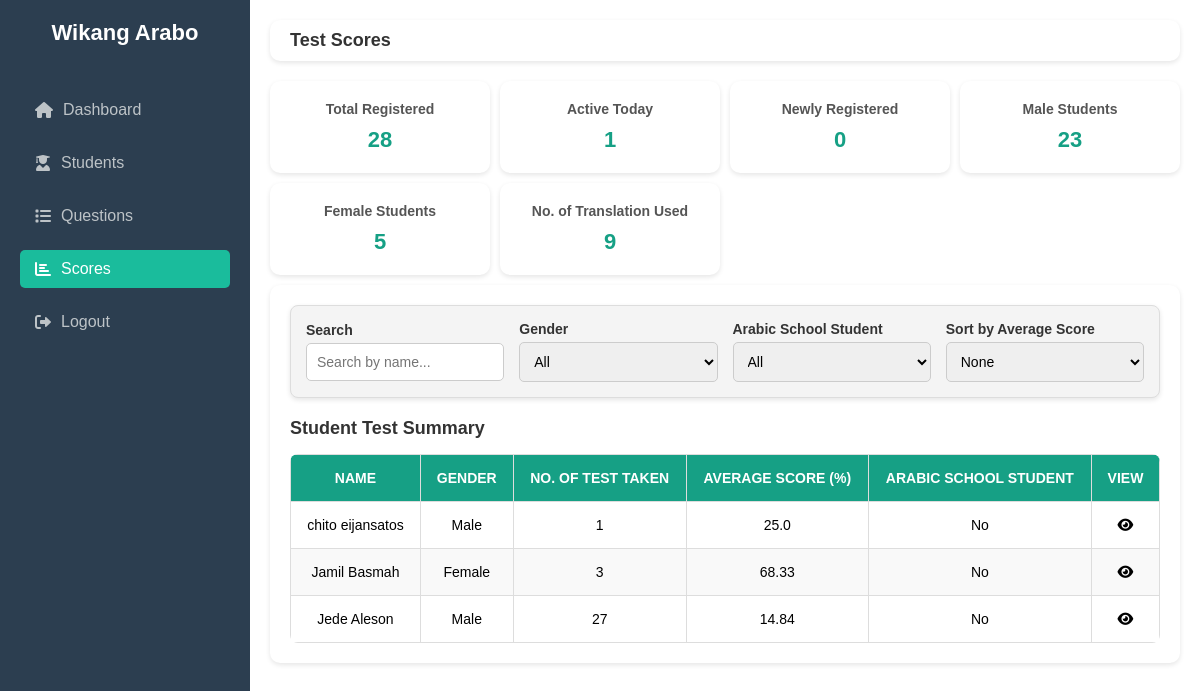
Screenshot of /adminscore (signed in) with the database file from the repository.
### tagarab_translate/models.py (models this page shows, shortened)
class UserProfile(models.Model):
    user = models.OneToOneField(User, on_delete=models.CASCADE)
    first_name = models.CharField(max_length=255, null=True, blank=True)
    middle_name = models.CharField(max_length=255, blank=True, null=True)
    last_name = models.CharField(max_length=255, null=True, blank=True)
    home_address = models.CharField(max_length=255, null=True, blank=True)
    birth_day = models.IntegerField(blank=True, null=True)
    birth_month = models.IntegerField(blank=True, null=True)
    birth_year = models.IntegerField(blank=True, null=True)
    gender = models.CharField(max_length=10, choices=[('male', 'Male'), ('female', 'Female'), ('other', 'Other')], null=True, blank=True)
    is_student = models.BooleanField(default=False, null=True, blank=True)
    has_logged_in = models.BooleanField(default=False, null=True, blank=True)

### tagarab_translate/views.py (the view)
# urls.py: path('adminscore', views.admin_score, name= 'adminscore'),
@admin_required
def admin_score(request):
    start_of_today = timezone.now().replace(hour=0, minute=0, second=0, microsecond=0)
    recent_users = UserProfile.objects.filter(user__is_superuser=False).order_by("-user__date_joined")
    total_registered = UserProfile.objects.filter(user__is_superuser=False).count()
    active_today = UserProfile.objects.filter(
        user__last_login__gte=start_of_today,
        user__is_superuser=False
    ).count()
    newly_registered = UserProfile.objects.filter(
        user__date_joined__gte=timezone.now() - timedelta(hours=24),
        user__is_superuser=False
    ).count()
    male_students = UserProfile.objects.filter(gender="male", user__is_superuser=False).count()
    female_students = UserProfile.objects.filter(gender="female", user__is_superuser=False).count()
    total_translations = TranslationHistory.objects.count()
    users_with_assessments = UserProfile.objects.filter(
        user__is_superuser=False,
        user__assessment_attempts__isnull=False
    ).select_related('user').prefetch_related('user__assessment_attempts').distinct().order_by(
        'user__first_name', 'user__last_name'
    )
    for user in users_with_assessments:
        assessments = user.user.assessment_attempts.all()
        user.assessments = assessments
        user.total_attempts = assessments.count()
        if user.total_attempts > 0:
            total_score = sum([assessment.score for assessment in assessments])
            total_questions = sum([assessment.total_questions for assessment in assessments])
            user.average_score = round(total_score / total_questions * 100, 2) if total_questions > 0 else 0
        else:
            user.average_score = 0
    users_with_assessments = sorted(
        users_with_assessments,
        key=lambda u: (u.user.first_name.lower(), u.user.last_name.lower())
    )
    context = {
        'users_with_assessments': users_with_assessments,
        "total_registered": total_registered,
        "active_today": active_today,
        "newly_registered": newly_registered,
        "male_students": male_students,
        "female_students": female_students,
        "total_translations": total_translations,
        "recent_users": recent_users,
    }
    return render(request, 'admin/admin_score.html', context)

### templates/admin/admin_score.html (shortened to what this page needs)
{% load static %}
<!DOCTYPE html>
<html lang="en">
<head>
  <link rel="stylesheet" href="https://cdnjs.cloudflare.com/ajax/libs/font-awesome/6.0.0-beta3/css/all.min.css">
  <link rel="stylesheet" href="{% static 'css/admin/admin_student.css' %}">
</head>
<body>
  <aside class="sidebar">
    <div class="brand">Wikang Arabo</div>
    <ul>
      <li><a href="{% url 'admindashboard' %}" ><i class="fas fa-home"></i> Dashboard</a></li>
      <li><a href="{% url 'adminstudent' %}"    >   <i class="fas fa-user-graduate"></i> Students</a></li>
      <li><a href="{% url 'add_questions' %}" ><i class="fas fa-list"></i> Questions</a> </li>
      <li><a href="{% url 'adminscore' %}" class="active"><i class="fas fa-chart-bar"></i> Scores</a></li>
      <li><a href="{% url 'admin_logout'   %}"><i class="fas fa-sign-out-alt"></i> Logout</a></li>
    </ul>
  </aside>
  <div class="main-content">
    <div class="header">
      <div class="title">Test Scores</div>
    </div>
    <div class="cards">
      <div class="card">
        <h3>Total Registered</h3>
        <p>{{ total_registered }}</p>
      </div>
      <div class="card">
        <h3>Active Today</h3>
        <p>{{ active_today }}</p>
      </div>
      <div class="card">
        <h3>Newly Registered</h3>
        <p>{{ newly_registered }}</p>
      </div>
      <div class="card">
        <h3>Male Students</h3>
        <p>{{ male_students }}</p>
      </div>
      <div class="card">
        <h3>Female Students</h3>
        <p>{{ female_students }}</p>
      </div>
      <div class="card">
        <h3>No. of Translation Used </h3>
        <p>{{ total_translations }}</p>
      </div>
    </div>
    <div class="table-container">
      <div class="filter-container">
        <div class="filter-group">
          <label for="searchInput">Search</label>
          <input type="text" id="searchInput" placeholder="Search by name..." onkeyup="filterSummaryTable()">
        </div>
        <div class="filter-group">
          <label for="genderFilter">Gender</label>
          <select id="genderFilter" onchange="filterSummaryTable()">
            <option value="">All</option>
          </select>
        </div>
        <div class="filter-group">
          <label for="arabicSchoolFilter">Arabic School Student</label>
          <select id="arabicSchoolFilter" onchange="filterSummaryTable()">
            <option value="">All</option>
          </select>
        </div>
        <div class="filter-group">
          <label for="sortAverageScore">Sort by Average Score</label>
          <select id="sortAverageScore" onchange="sortSummaryTable()">
            <option value="">None</option>
          </select>
        </div>
      </div>
      <h2>Student Test Summary</h2>
      <table class="data-table">
        <thead>
          <tr>
            <th>Name</th>
            <th>Gender</th>
            <th>No. of Test Taken</th>
            <th>Average Score (%)</th>
            <th> Arabic School Student</th>
            <th>View</th>
          </tr>
        </thead>
        <tbody id="summaryTableBody">
          {% for user in users_with_assessments %}
            <tr>
              <td>{{ user.first_name }} {{ user.last_name }}</td>
              <td>{{ user.gender|title }}</td>
              <td>{{ user.total_attempts }}</td>
              <td>{{ user.average_score }}</td>
              <td>{{ user.is_student|yesno:"Yes,No" }}</td>
              <td>
                <a href="{% url 'view_user_tests' user.user.id %}" class="view-button" title="View Details">
                  <i class="fas fa-eye" style="color: black;"></i>
                </a>
              </td>
            </tr>
          {% endfor %}
        </tbody>
      </table>
    </div>
  </div>
</body>
</html>

### tagarab_translate/static/css/admin/admin_student.css (style rules this page uses)
* { margin: 0; padding: 0; box-sizing: border-box; }
body { font-family: 'Arial', sans-serif; display: flex; flex-direction: column; height: 100vh; overflow: hidden; }
.sidebar { width: 250px; background-color: #2c3e50; color: #fff; height: 100vh; display: flex; flex-direction: column; padding: 20px; position: fixed; }
.sidebar .brand { font-size: 22px; font-weight: bold; text-align: center; margin-bottom: 30px; }
.sidebar ul { list-style: none; padding: 0; flex: 1; }
.sidebar ul li { margin: 15px 0; }
.sidebar ul li a { text-decoration: none; color: #bdc3c7; display: flex; align-items: center; gap: 10px; padding: 10px 15px; border-radius: 5px; transition: background-color 0.3s; }
.sidebar ul li a.active { background-color: #1abc9c; color: #fff; }
.main-content { flex: 1; margin-left: 250px; display: flex; flex-direction: column; padding: 20px; overflow-y: auto; scrollbar-width: thin; scrollbar-color: #ccc #f9f9f9; }
.header { display: flex; justify-content: space-between; align-items: center; background-color: #fff; padding: 10px 20px; border-radius: 10px; box-shadow: 0 2px 5px rgba(0, 0, 0, 0.1); margin-bottom: 20px; }
.header .title { font-size: 18px; font-weight: bold; color: #333; }
.cards { display: grid; grid-template-columns: repeat(auto-fit, minmax(200px, 1fr)); gap: 10px; }
.card { background: #fff; padding: 20px; border-radius: 10px; box-shadow: 0 2px 5px rgba(0, 0, 0, 0.1); text-align: center; }
.card h3 { font-size: 14px; color: #555; margin-bottom: 10px; }
.card p { font-size: 22px; font-weight: bold; color: #16a085; }
.filter-container { display: flex; flex-wrap: wrap; justify-content: flex-start; align-items: center; gap: 15px; margin-bottom: 20px; padding: 15px; background-color: #f4f4f4; border: 1px solid #ddd; border-radius: 8px; box-shadow: 0 2px 5px rgba(0, 0, 0, 0.1); }
.filter-group { display: flex; flex-direction: column; min-width: 150px; flex: 1; }
.filter-group label { font-weight: bold; font-size: 14px; margin-bottom: 5px; color: #333; }
.filter-group input[type="text"], .filter-group select { padding: 10px; font-size: 14px; border: 1px solid #ccc; border-radius: 5px; width: 100%; }
.filter-group select { cursor: pointer; }
.table-container { margin-top: 10px; padding: 20px; background: #fff; border-radius: 10px; box-shadow: 0 2px 5px rgba(0, 0, 0, 0.1); }
.table-container h2 { font-size: 18px; margin-bottom: 15px; color: #333; }
.data-table { width: 100%; border-collapse: collapse; background: #fff; border-radius: 8px; overflow: hidden; text-align: center; }
.data-table th, .data-table td { padding: 15px; border: 1px solid #ddd; font-size: 14px; }
.data-table th { background-color: #16a085; color: #fff; text-transform: uppercase; }
.data-table tbody tr:nth-child(even) { background-color: #f9f9f9; }
.data-table tbody td { vertical-align: middle; }

### rows the page displays
UserProfile: first_name "Jede", last_name "Aleson", gender "Male", total_attempts "27", average_score "14.84", is_student "No"
UserProfile: first_name "Jamil", last_name "Basmah", gender "Female", total_attempts "3", average_score "68.33", is_student "No"
UserProfile: first_name "chito", last_name "eijansatos", gender "Male", total_attempts "1", average_score "25.0", is_student "No"

### other values shown
{{ total_registered }} "28"
{{ active_today }} "1"
{{ newly_registered }} "0"
{{ male_students }} "23"
{{ female_students }} "5"
{{ total_translations }} "9"
